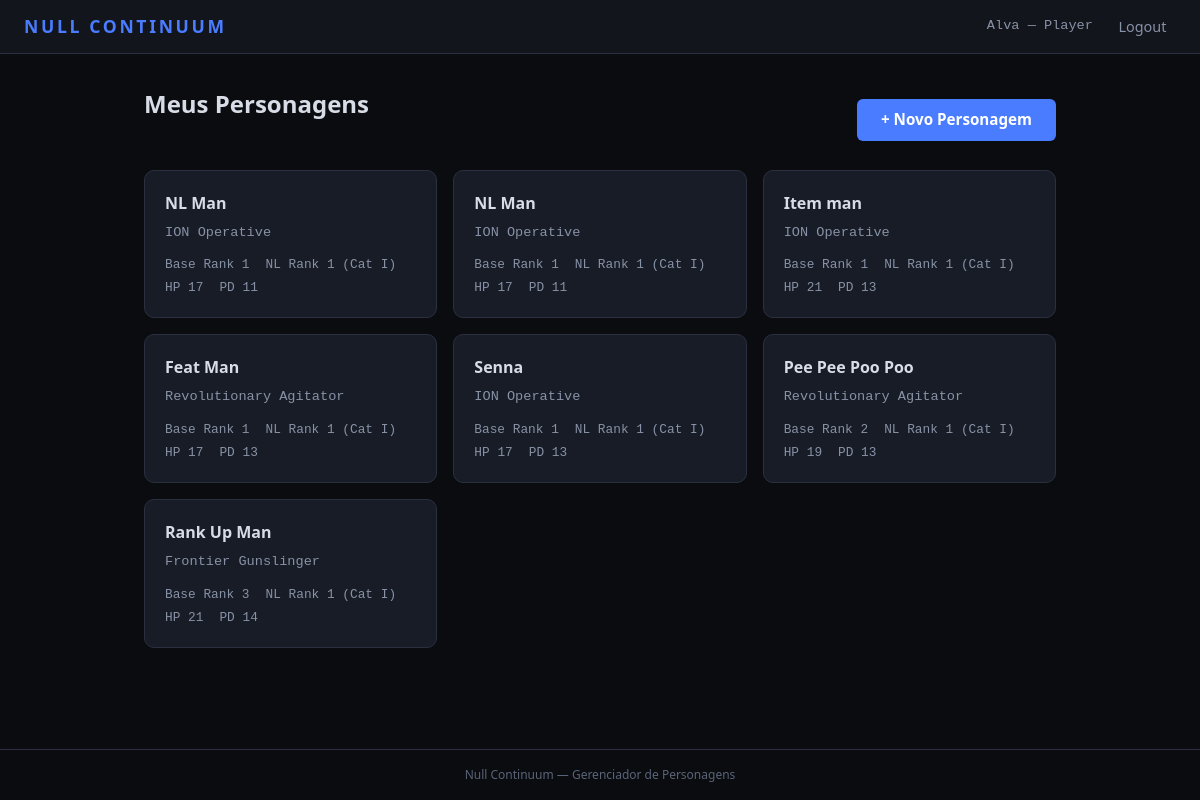
The page /personagens/ (signed in) on the database as committed earlier.
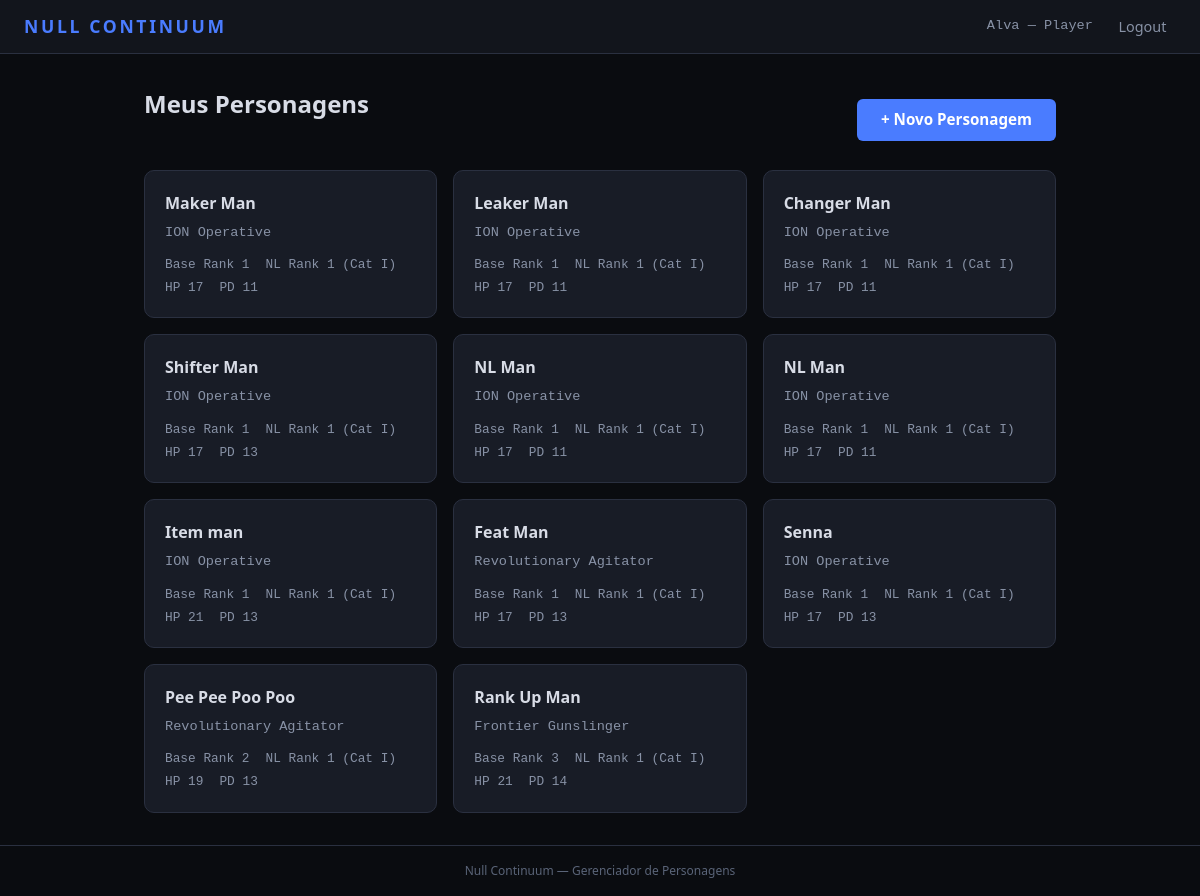
The same page on the database as committed later.
### CharSheet/models.py (models this page shows, shortened)
class Character(models.Model):
    player = models.ForeignKey(
        settings.AUTH_USER_MODEL,
        on_delete=models.CASCADE,
        related_name='characters',
    )
    name = models.CharField('Nome do Personagem', max_length=120)
    background = models.CharField(
        'Background', max_length=20,
        choices=BACKGROUND_CHOICES, default='OTHER',
    )
    background_custom = models.CharField(
        'Background (custom)', max_length=120, blank=True,
        help_text='Preencha se escolheu "Outro".',
    )
    base_rank = models.PositiveIntegerField(
        'Base Rank', default=1,
        validators=[MinValueValidator(1), MaxValueValidator(15)],
    )
    nl_rank = models.PositiveIntegerField(
        'NL Rank', default=0,
        validators=[MinValueValidator(0), MaxValueValidator(15)],
    )
    agility = models.PositiveIntegerField(
        'Agility (AGI)', default=1,
        validators=[MinValueValidator(1), MaxValueValidator(5)],
    )
    fortitude = models.PositiveIntegerField(
        'Fortitude (FOR)', default=1,
        validators=[MinValueValidator(1), MaxValueValidator(5)],
    )
    insight = models.PositiveIntegerField(
        'Insight (INS)', default=1,
        validators=[MinValueValidator(1), MaxValueValidator(5)],
    )
    presence = models.PositiveIntegerField(
        'Presence (PRE)', default=1,
        validators=[MinValueValidator(1), MaxValueValidator(5)],
    )
    stability = models.PositiveIntegerField(
        'Stability (STA)', default=1,
        validators=[MinValueValidator(1), MaxValueValidator(5)],
    )
    intent = models.PositiveIntegerField(
        'Intent (INT)', default=1,
        validators=[MinValueValidator(1), MaxValueValidator(5)],
    )
    continuity_constant = models.CharField(
        'Continuity Constant', max_length=4,
        choices=CC_CHOICES, blank=True, default='',
    )
    abstraction_frame = models.CharField(
        'Abstraction Frame', max_length=10,
        choices=FRAME_CHOICES, blank=True, default='',
    )
    current_hp = models.IntegerField('HP Atual', default=0)
    current_strain = models.IntegerField('Strain Atual', default=0)
    temp_hp = models.IntegerField('HP Temporário', default=0)
    current_ap = models.IntegerField('AP Atual', default=3)
    armor_bonus = models.IntegerField('Bônus de Armadura', default=0)
    shield_bonus = models.IntegerField('Bônus de Escudo', default=0)
    current_load = models.IntegerField('Carga Atual', default=0)
    level_up_available = models.BooleanField('Level Up Disponível', default=False)
    skill_melee = models.CharField('Melee', max_length=1, choices=SKILL_RANK_CHOICES, default='U')
    skill_ranged_weapons = models.CharField('Ranged Weapons', max_length=1, choices=SKILL_RANK_CHOICES, default='U')
    skill_heavy_weaponry = models.CharField('Heavy Weaponry', max_length=1, choices=SKILL_RANK_CHOICES, default='U')
    skill_initiative = models.CharField('Initiative', max_length=1, choices=SKILL_RANK_CHOICES, default='U')
    skill_athletics = models.CharField('Athletics', max_length=1, choices=SKILL_RANK_CHOICES, default='U')
    skill_endurance = models.CharField('Endurance', max_length=1, choices=SKILL_RANK_CHOICES, default='U')
    skill_acrobatics = models.CharField('Acrobatics', max_length=1, choices=SKILL_RANK_CHOICES, default='U')
    skill_stealth = models.CharField('Stealth', max_length=1, choices=SKILL_RANK_CHOICES, default='U')
    skill_perception = models.CharField('Perception', max_length=1, choices=SKILL_RANK_CHOICES, default='U')
    skill_reflexes = models.CharField('Reflexes', max_length=1, choices=SKILL_RANK_CHOICES, default='U')
    skill_sleight_of_hand = models.CharField('Sleight of Hand', max_length=1, choices=SKILL_RANK_CHOICES, default='U')
    skill_piloting_ground = models.CharField('Piloting (Ground)', max_length=1, choices=SKILL_RANK_CHOICES, default='U')
    skill_piloting_air = models.CharField('Piloting (Air)', max_length=1, choices=SKILL_RANK_CHOICES, default='U')
    skill_piloting_sea = models.CharField('Piloting (Sea)', max_length=1, choices=SKILL_RANK_CHOICES, default='U')
    skill_technology = models.CharField('Technology', max_length=1, choices=SKILL_RANK_CHOICES, default='U')
    skill_engineering = models.CharField('Engineering', max_length=1, choices=SKILL_RANK_CHOICES, default='U')
    skill_medicine = models.CharField('Medicine', max_length=1, choices=SKILL_RANK_CHOICES, default='U')
    skill_history = models.CharField('History', max_length=1, choices=SKILL_RANK_CHOICES, default='U')
    skill_religion = models.CharField('Religion', max_length=1, choices=SKILL_RANK_CHOICES, default='U')
    skill_investigation = models.CharField('Investigation', max_length=1, choices=SKILL_RANK_CHOICES, default='U')
    skill_intuition = models.CharField('Intuition', max_length=1, choices=SKILL_RANK_CHOICES, default='U')
    skill_persuasion = models.CharField('Persuasion', max_length=1, choices=SKILL_RANK_CHOICES, default='U')
    skill_intimidation = models.CharField('Intimidation', max_length=1, choices=SKILL_RANK_CHOICES, default='U')
    skill_deception = models.CharField('Deception', max_length=1, choices=SKILL_RANK_CHOICES, default='U')
    skill_survival = models.CharField('Survival', max_length=1, choices=SKILL_RANK_CHOICES, default='U')
    skill_null_theory = models.CharField('Null Theory', max_length=1, choices=SKILL_RANK_CHOICES, default='U')
    skill_null_navigation = models.CharField('Null Navigation', max_length=1, choices=SKILL_RANK_CHOICES, default='U')
    skill_animal_handling = models.CharField('Animal Handling', max_length=1, choices=SKILL_RANK_CHOICES, default='U')
    skill_nlc = models.CharField('NL Control (NLC)', max_length=1, choices=SKILL_RANK_CHOICES, default='U')
    skill_nlr = models.CharField('NL Resistance (NLR)', max_length=1, choices=SKILL_RANK_CHOICES, default='U')
    skill_nl_sensitivity = models.CharField('NL Sensitivity', max_length=1, choices=SKILL_RANK_CHOICES, default='U')
    skill_nl_engineering = models.CharField('NL Engineering', max_length=1, choices=SKILL_RANK_CHOICES, default='U')
    skill_anomalous_protocols = models.CharField('Anomalous Protocols', max_length=1, choices=SKILL_RANK_CHOICES, default='U')
    skill_continuity_analysis = models.CharField('Continuity Analysis', max_length=1, choices=SKILL_RANK_CHOICES, default='U')
    notes = models.TextField('Notas', blank=True)
    created_at = models.DateTimeField(auto_now_add=True)
    updated_at = models.DateTimeField(auto_now=True)
    class Meta:
        ordering = ['-updated_at']
        verbose_name = 'Personagem'
        verbose_name_plural = 'Personagens'
    @property
    def category(self):
        if self.nl_rank == 0:
            return '—'
        if self.nl_rank <= 3:
            return 'I'
    @property
    def max_hp(self):
        return (self.fortitude * 2) * self.base_rank + 15
    @property
    def passive_defense(self):
        return 10 + self.agility + self.armor_bonus + self.shield_bonus
    @property
    def background_display(self):
        if self.background == 'OTHER':
            return self.background_custom or 'Outro'
        return self.get_background_display()
    SKILL_FIELDS = [
        ('skill_melee', 'Melee', 'Combate'),
        ('skill_ranged_weapons', 'Ranged Weapons', 'Combate'),
        ('skill_heavy_weaponry', 'Heavy Weaponry', 'Combate'),
        ('skill_initiative', 'Initiative', 'Combate'),
        ('skill_athletics', 'Athletics', 'Geral'),
        ('skill_endurance', 'Endurance', 'Geral'),
        ('skill_acrobatics', 'Acrobatics', 'Geral'),
        ('skill_stealth', 'Stealth', 'Geral'),
        ('skill_perception', 'Perception', 'Geral'),
        ('skill_reflexes', 'Reflexes', 'Geral'),
        ('skill_sleight_of_hand', 'Sleight of Hand', 'Geral'),
        ('skill_piloting_ground', 'Piloting (Ground)', 'Geral'),
        ('skill_piloting_air', 'Piloting (Air)', 'Geral'),
        ('skill_piloting_sea', 'Piloting (Sea)', 'Geral'),
        ('skill_technology', 'Technology', 'Geral'),
        ('skill_engineering', 'Engineering', 'Geral'),
        ('skill_medicine', 'Medicine', 'Geral'),
        ('skill_history', 'History', 'Geral'),
        ('skill_religion', 'Religion', 'Geral'),
        ('skill_investigation', 'Investigation', 'Geral'),
        ('skill_intuition', 'Intuition', 'Geral'),
        ('skill_persuasion', 'Persuasion', 'Geral'),
        ('skill_intimidation', 'Intimidation', 'Geral'),
        ('skill_deception', 'Deception', 'Geral'),
        ('skill_survival', 'Survival', 'Geral'),
        ('skill_null_theory', 'Null Theory', 'Geral'),
        ('skill_null_navigation', 'Null Navigation', 'Geral'),
        ('skill_animal_handling', 'Animal Handling', 'Geral'),
        ('skill_nlc', 'NL Control (NLC)', 'Non-Linear'),
        ('skill_nlr', 'NL Resistance (NLR)', 'Non-Linear'),
        ('skill_nl_sensitivity', 'NL Sensitivity', 'Non-Linear'),
        ('skill_nl_engineering', 'NL Engineering', 'Non-Linear'),
        ('skill_anomalous_protocols', 'Anomalous Protocols', 'Non-Linear'),
        ('skill_continuity_analysis', 'Continuity Analysis', 'Non-Linear'),
    ]
    from .feat_models import FeatDefinition, CharacterFeat
    from .trait_models import TraitDefinition, CharacterTrait

### CharSheet/views.py (the view)
# urls.py: path('personagens/', views.character_list, name='character_list'),
@login_required
def character_list(request):
    characters = Character.objects.filter(player=request.user)
    return render(request, 'CharSheet/character_list.html', {
        'characters': characters,
    })

### templates/CharSheet/character_list.html (shortened to what this page needs)
{% extends 'base.html' %}
{% block content %}
<div class="page-header">
    <h1 class="page-title">Meus Personagens</h1>
    <a href="{% url 'character_create' %}" class="btn btn-primary btn-inline">+ Novo Personagem</a>
</div>
{% if characters %}
<div class="card-grid">
    {% for c in characters %}
    <a href="{% url 'character_detail' pk=c.pk %}" class="card card-link">
        <h3>{{ c.name }}</h3>
        <p class="card-meta">{{ c.background_display }}</p>
        <div class="card-stats">
            <span>Base Rank {{ c.base_rank }}</span>
            {% if c.nl_rank > 0 %}
            <span>NL Rank {{ c.nl_rank }} (Cat {{ c.category }})</span>
            {% endif %}
        </div>
        <div class="card-stats">
            <span>HP {{ c.max_hp }}</span>
            <span>PD {{ c.passive_defense }}</span>
        </div>
    </a>
    {% endfor %}
</div>
{% else %}
<div class="empty-state">
    <p>Você ainda não tem personagens.</p>
    <a href="{% url 'character_create' %}" class="btn btn-primary btn-inline">Criar Primeiro Personagem</a>
</div>
{% endif %}
{% endblock %}

Rows that differ between the two databases and show on the page:
added Character: name "Maker Man", background_display "ION Operative", base_rank "1", nl_rank "1", category "I", max_hp "17", passive_defense "11"
added Character: name "Leaker Man", background_display "ION Operative", base_rank "1", nl_rank "1", category "I", max_hp "17", passive_defense "11"
added Character: name "Changer Man", background_display "ION Operative", base_rank "1", nl_rank "1", category "I", max_hp "17", passive_defense "11"
added Character: name "Shifter Man", background_display "ION Operative", base_rank "1", nl_rank "1", category "I", max_hp "17", passive_defense "13"
